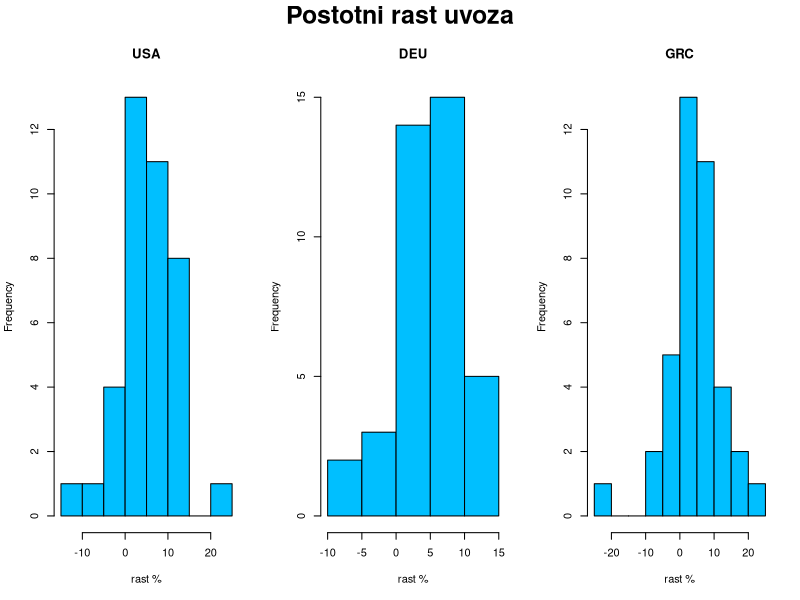
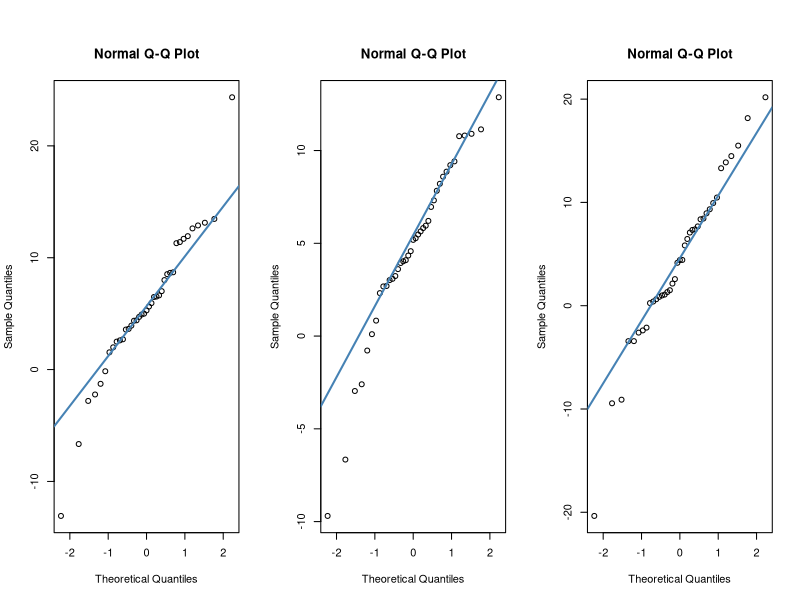
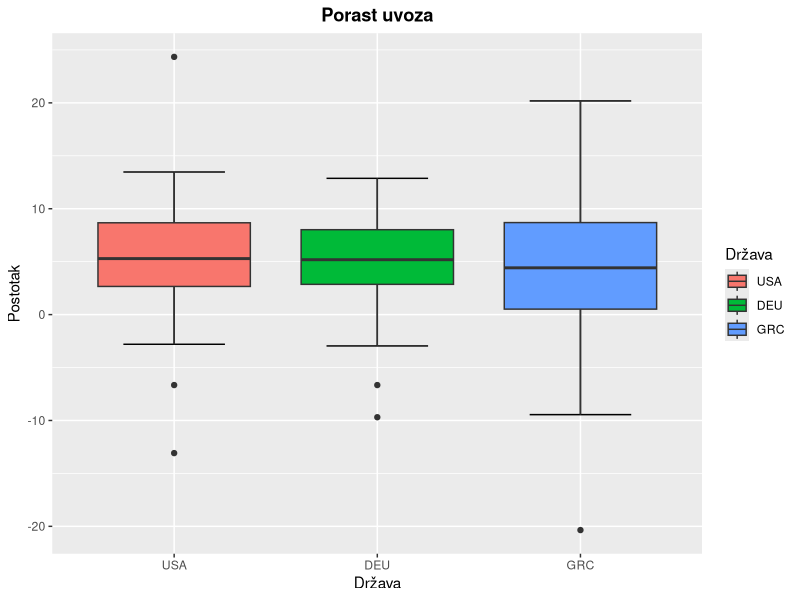
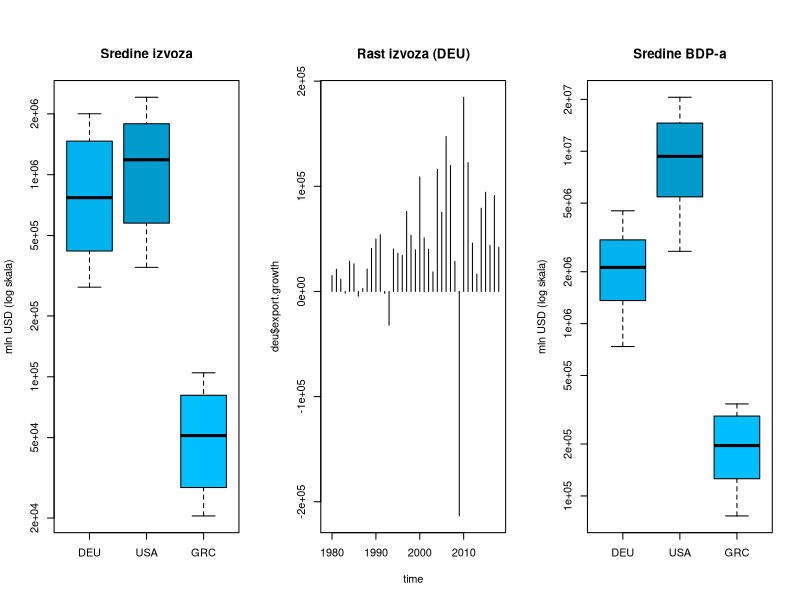
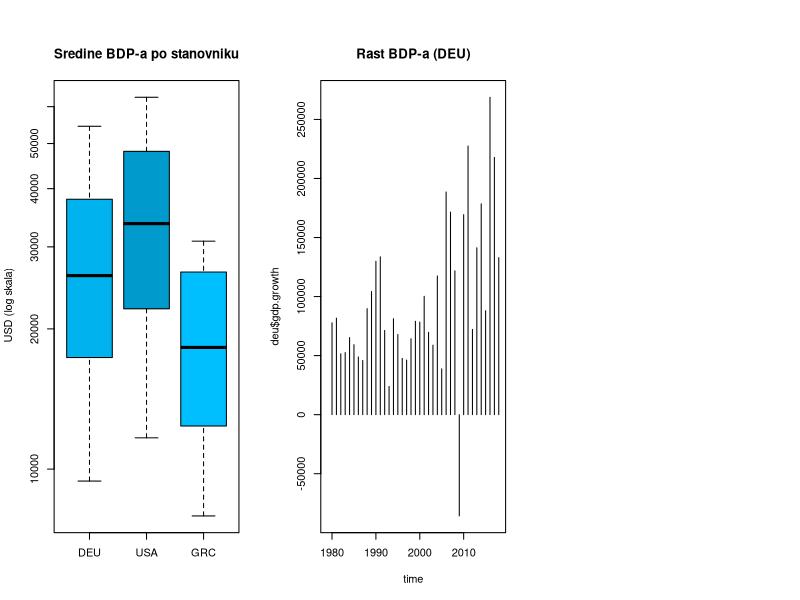
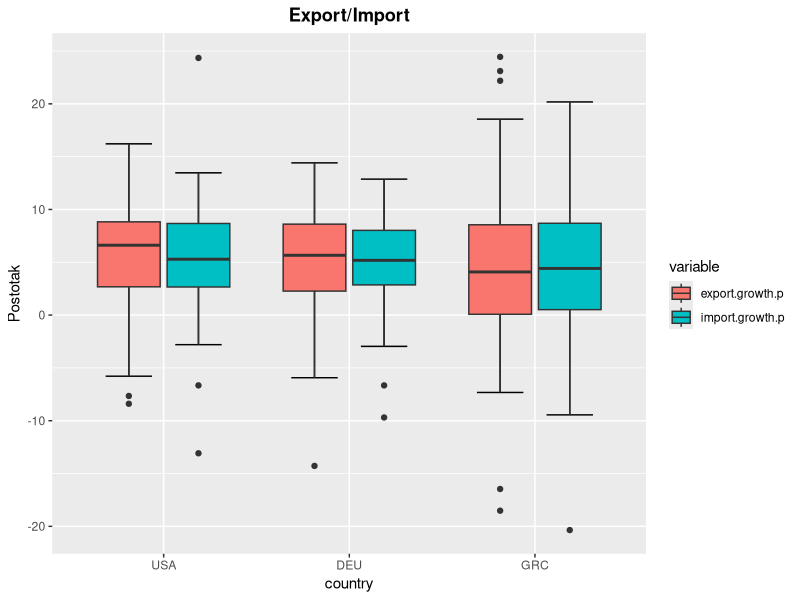

Reproduce these figures in R, in order.
## ---- chunk 1
library(knitr)
knitr::opts_chunk$set(echo = TRUE)

library(tidyverse)
Sys.setlocale(locale = "hr_HR.utf8")
## ---- chunk 2
export.data = read.csv("Export_data.csv", fileEncoding="UTF-8-BOM")
# head(export.data)

import.data = read.csv("Import_data.csv", fileEncoding="UTF-8-BOM")
# head(import.data)

gdp.data = read.csv("GDP_data.csv", fileEncoding="UTF-8-BOM")
# head(gdp.data)

gdp.pc.data = read.csv("GDPpercapita_data.csv", fileEncoding="UTF-8-BOM")
# head(gdp.pc.data)
## ---- chunk 3
export.loc.cnt = export.data %>% group_by(LOCATION) %>%
    summarise(exp_n = n(), exp_est = sum(Flag.Codes == 'E')) %>%
    arrange(desc(exp_n), exp_est)
import.loc.cnt = import.data %>% group_by(LOCATION) %>%
    summarise(imp_n = n(), imp_est = sum(Flag.Codes == 'E')) %>%
    arrange(desc(imp_n), imp_est)
gdp.loc.cnt = gdp.data %>% group_by(LOCATION) %>%
    summarise(gdp_n = n(), gdp_est = sum(Flag.Codes == 'E')) %>%
    arrange(desc(gdp_n), gdp_est)
gdp.pc.loc.cnt = gdp.pc.data %>% group_by(LOCATION) %>%
    summarise(gdp_pc_n = n(), gdp_pc_est = sum(Flag.Codes == 'E')) %>%
    arrange(desc(gdp_pc_n), gdp_pc_est)
loc.cnt = merge(merge(export.loc.cnt, import.loc.cnt), merge(gdp.loc.cnt, gdp.pc.loc.cnt))
knitr::kable(
  head(arrange(loc.cnt,
               desc(loc.cnt[,2]), desc(loc.cnt[,4]), desc(loc.cnt[,6]), desc(loc.cnt[,8]),
               loc.cnt[,3], loc.cnt[,5], loc.cnt[,7], loc.cnt[,9]), 20),
  caption = "Broj podataka za pojedinu državu"
)
## ---- chunk 4
remove(export.loc.cnt, import.loc.cnt, gdp.loc.cnt, gdp.pc.loc.cnt, loc.cnt)
## ---- chunk 5
time = 1979:2018
usa = data.frame(year = 1979:2018,
                 export.mln_usd = export.data$Value[export.data$LOCATION == "USA"],
                 import.mln_usd = import.data$Value[import.data$LOCATION == "USA"],
                 gdp.mln_usd = gdp.data$Value[gdp.data$LOCATION == "USA"],
                 gdp.pc.usd_cap = gdp.pc.data$Value[gdp.pc.data$LOCATION == "USA"])
usa$net.trade = usa$export.mln_usd - usa$import.mln_usd
deu = data.frame(year = 1979:2019,
                 export.mln_usd = export.data$Value[export.data$LOCATION == "DEU"],
                 import.mln_usd = import.data$Value[import.data$LOCATION == "DEU"],
                 gdp.mln_usd = gdp.data$Value[gdp.data$LOCATION == "DEU"],
                 gdp.pc.usd_cap = gdp.pc.data$Value[gdp.pc.data$LOCATION == "DEU"])
deu$net.trade = deu$export.mln_usd - deu$import.mln_usd
grc = data.frame(year = 1979:2019,
                 export.mln_usd = export.data$Value[export.data$LOCATION == "GRC"],
                 import.mln_usd = import.data$Value[import.data$LOCATION == "GRC"],
                 gdp.mln_usd = gdp.data$Value[gdp.data$LOCATION == "GRC"],
                 gdp.pc.usd_cap = gdp.pc.data$Value[gdp.pc.data$LOCATION == "GRC"])
grc$net.trade = grc$export.mln_usd - grc$import.mln_usd
## ---- chunk 6
usa = usa %>% mutate(import.mln_usd,
                     import.growth = import.mln_usd - lag(import.mln_usd),
                     import.growth.p = import.growth / lag(import.mln_usd) * 100)
deu = deu %>% mutate(import.mln_usd, 
                     import.growth = import.mln_usd - lag(import.mln_usd),
                     import.growth.p = import.growth / lag(import.mln_usd) * 100)
grc = grc %>% mutate(import.mln_usd,
                     import.growth = import.mln_usd - lag(import.mln_usd),
                     import.growth.p = import.growth / lag(import.mln_usd) * 100)
usa = usa %>% mutate(export.mln_usd, 
                     export.growth = export.mln_usd - lag(export.mln_usd),
                     export.growth.p = export.growth / lag(export.mln_usd) * 100)
deu = deu %>% mutate(export.mln_usd,
                     export.growth = export.mln_usd - lag(export.mln_usd),
                     export.growth.p = export.growth / lag(export.mln_usd) * 100)
grc = grc %>% mutate(export.mln_usd,
                     export.growth = export.mln_usd - lag(export.mln_usd),
                     export.growth.p = export.growth / lag(export.mln_usd) * 100)
usa = usa %>% mutate(gdp.mln_usd,
                     gdp.growth = gdp.mln_usd - lag(gdp.mln_usd),
                     gdp.growth.p = gdp.growth / lag(gdp.mln_usd) * 100)
deu = deu %>% mutate(gdp.mln_usd,
                     gdp.growth = gdp.mln_usd - lag(gdp.mln_usd),
                     gdp.growth.p = gdp.growth / lag(gdp.mln_usd) * 100)
grc = grc %>% mutate(gdp.mln_usd,
                     gdp.growth = gdp.mln_usd - lag(gdp.mln_usd),
                     gdp.growth.p = gdp.growth / lag(gdp.mln_usd) * 100)
usa = usa %>% mutate(gdp.pc.usd_cap,
                     gdp.pc.growth = gdp.pc.usd_cap - lag(gdp.pc.usd_cap),
                     gdp.pc.growth.p = gdp.pc.growth / lag(gdp.pc.usd_cap) * 100)
deu = deu %>% mutate(gdp.pc.usd_cap,
                     gdp.pc.growth = gdp.pc.usd_cap - lag(gdp.pc.usd_cap),
                     gdp.pc.growth.p = gdp.pc.growth / lag(gdp.pc.usd_cap) * 100)
grc = grc %>% mutate(gdp.pc.usd_cap,
                     gdp.pc.growth = gdp.pc.usd_cap - lag(gdp.pc.usd_cap),
                     gdp.pc.growth.p = gdp.pc.growth / lag(gdp.pc.usd_cap) * 100)
# brisemo zadnju opservaciju za deu i grc jer usa nema podatke za 2019.g.
deu = deu[-nrow(deu),]
grc = grc[-nrow(grc),]
## ---- chunk 7
data.all = bind_rows(lapply(c("USA", "DEU", "GRC"), function (x) {
  data.frame(country=x, get(tolower(x)))
}))
data.all$country = factor(data.all$country, levels = c("USA", "DEU", "GRC"))
## ---- chunk 8
summary(usa)
summary(deu)
summary(grc)
## ---- chunk 9
par(mfrow = c(1, 3), oma = c(0, 0, 2, 0))
hist(usa$import.growth.p, main="USA", xlab="rast %", col="deepskyblue")
hist(deu$import.growth.p, main="DEU", xlab="rast %", col="deepskyblue")
hist(grc$import.growth.p, main="GRC", xlab="rast %", col="deepskyblue")
mtext("Postotni rast uvoza", outer = T, cex = 1.5, font = 2)
## ---- chunk 10
qqnorm(usa$import.growth.p)
qqline(usa$import.growth.p, col = "steelblue", lwd = 2)

qqnorm(deu$import.growth.p)
qqline(deu$import.growth.p, col = "steelblue", lwd = 2)

qqnorm(grc$import.growth.p)
qqline(grc$import.growth.p, col = "steelblue", lwd = 2)
## ---- chunk 11
ggplot(na.omit(data.all), aes(x=country, y=import.growth.p)) +
  stat_boxplot(geom = "errorbar", width = 0.5) +
  geom_boxplot(aes(fill=country)) +
  labs(title = "Porast uvoza", x="Država", y="Postotak", fill="Država") +
  theme(plot.title = element_text(hjust = 0.5, face = "bold"))
## ---- chunk 12
boxplot(deu$export.mln_usd,
        usa$export.mln_usd,
        grc$export.mln_usd,
        names = c("DEU", "USA", "GRC"), main = "Sredine izvoza",
        col = c("deepskyblue2", "deepskyblue3", "deepskyblue"),
        ylab = "mln USD (log skala)",
        log = "y")
## ---- chunk 13
plot(time, deu$export.growth, type = "h", main = "Rast izvoza (DEU)")
## ---- chunk 14
boxplot(deu$gdp.mln_usd,
        usa$gdp.mln_usd,
        grc$gdp.mln_usd,
        names = c("DEU", "USA", "GRC"), main = "Sredine BDP-a",
        col = c("deepskyblue2", "deepskyblue3", "deepskyblue"),
        ylab = "mln USD (log skala)",
        log = "y")
## ---- chunk 15
boxplot(deu$gdp.pc.usd_cap,
        usa$gdp.pc.usd_cap,
        grc$gdp.pc.usd_cap,
        names = c("DEU", "USA", "GRC"), main = "Sredine BDP-a po stanovniku",
        col = c("deepskyblue2", "deepskyblue3", "deepskyblue"),
        ylab = " USD (log skala)",
        log = "y")

## ---- chunk 16
plot(time, deu$gdp.growth, type = "h", main = "Rast BDP-a (DEU)")
## ---- chunk 17
library(reshape2)
exp.imp = melt(data.all, id.vars = "country", measure.vars = c("export.growth.p", "import.growth.p"), na.rm = T)
ggplot(exp.imp, aes(x = country, y = value, fill = variable)) +
  stat_boxplot(geom = "errorbar", width = 0.5, position = position_dodge(0.75)) +
  geom_boxplot() +
  labs(title = "Export/Import", y="Postotak") +
  theme(plot.title = element_text(hjust = 0.5, face = "bold"))
